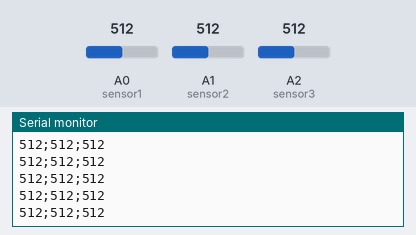
Recording of a sketch running on a simulated Arduino Uno, built with avr-gcc and run on an emulated ATmega328P. On the bench: the last lines printed to the serial monitor. Inputs (shaded band) come from the test bench; at power-on: A0 (sensor1) = 512, A1 (sensor2) = 512, A2 (sensor3) = 512.

Above: at 1.2 s.
1.3 s: A0 (sensor1) set to 11
At 2.2 s:
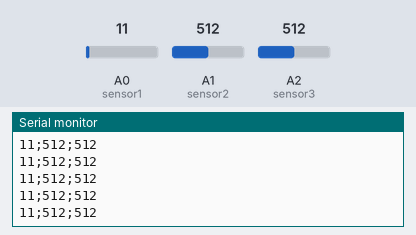
2.8 s: A0 (sensor1) set to 8
At 3.6 s:
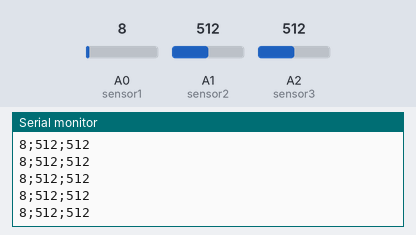
8.8 s: A0 (sensor1) set to 982
At 9.9 s:
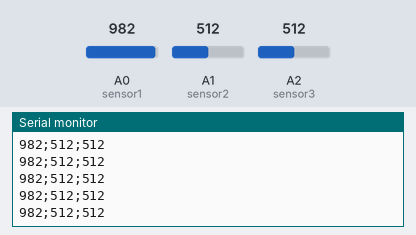
10.3 s: A0 (sensor1) set to 1011
At 11.0 s:
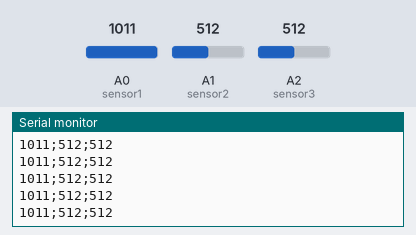
Timing chart, 0 to 13.3 s (numbered marks = the images above; inputs shaded):
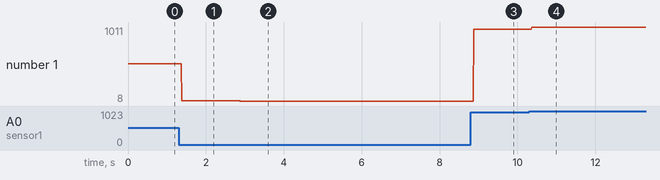

Measured:
- after the input at 1.3 s, the serial monitor: prints a new line after 0.08 s (image 1)
- after the input at 2.8 s, the serial monitor: prints a new line after 0.08 s (image 2)
- after the input at 8.8 s, the serial monitor: prints a new line after 0.07 s (image 3)
- after the input at 10.3 s, the serial monitor: prints a new line after 0.07 s (image 4)
- plotted number 1: 512 → 11 after the input at 1.3 s, 11 → 8 after the input at 2.8 s, 8 → 982 after the input at 8.8 s, 982 → 1011 after the input at 10.3 s

The sketch:

SensorRead.ino
```cpp
int sensor1 = A0;
int sensor2 = A1;
int sensor3 = A2;

int val1 = 0;
int val2 = 0;
int val3 = 0;
String output = "";

void setup() {
  Serial.begin(9600);           //  setup serial
}

void loop() {
  val1 = analogRead(sensor1);  // read the input pin
  val2 = analogRead(sensor2);
  val3 = analogRead(sensor3);
  output = String(val1) + ";" + String(val2) + ";" + String(val3);
  Serial.println(output);          // debug value
}
```
